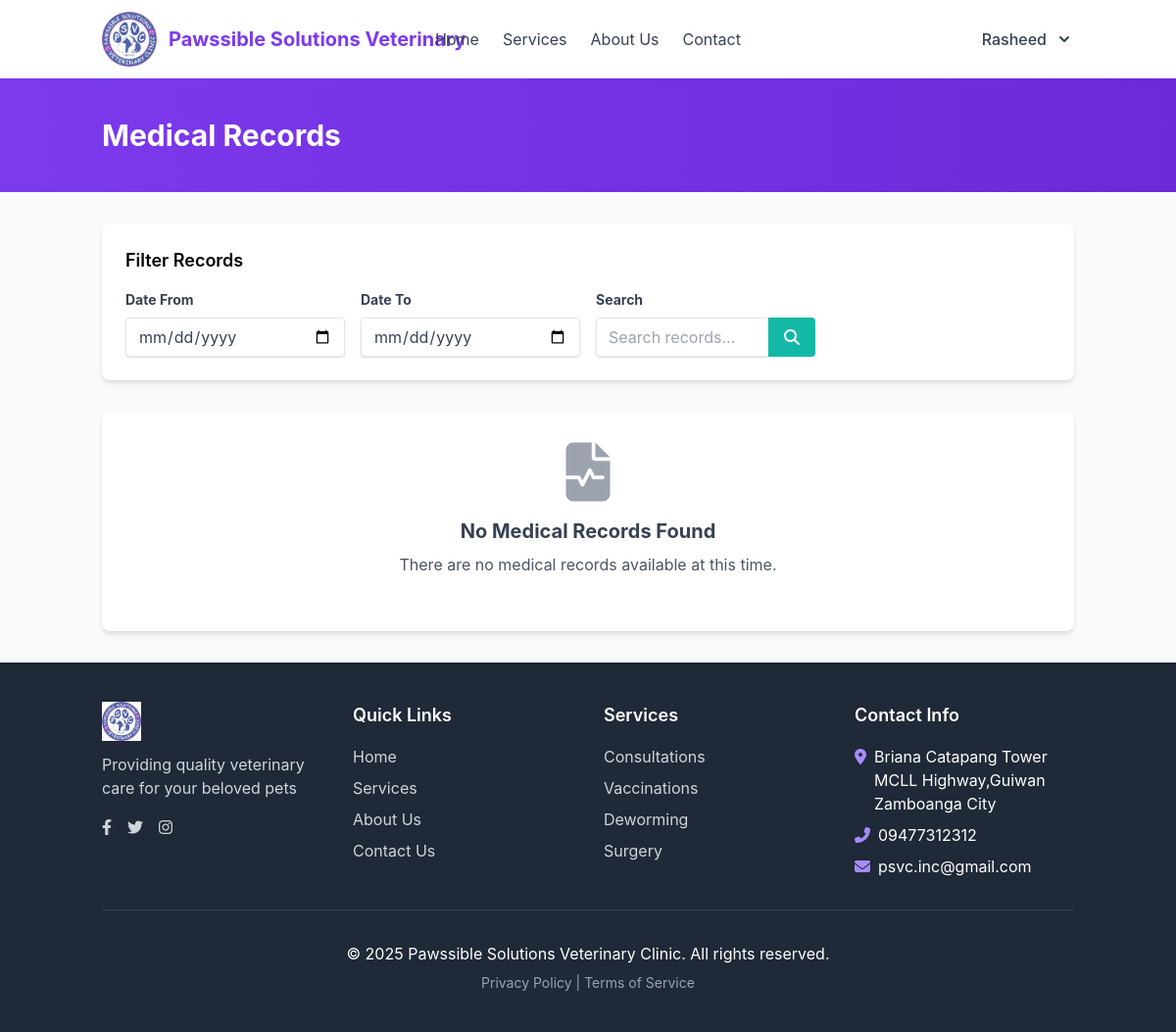
The app's page /medical_records.php (signed in), older data.
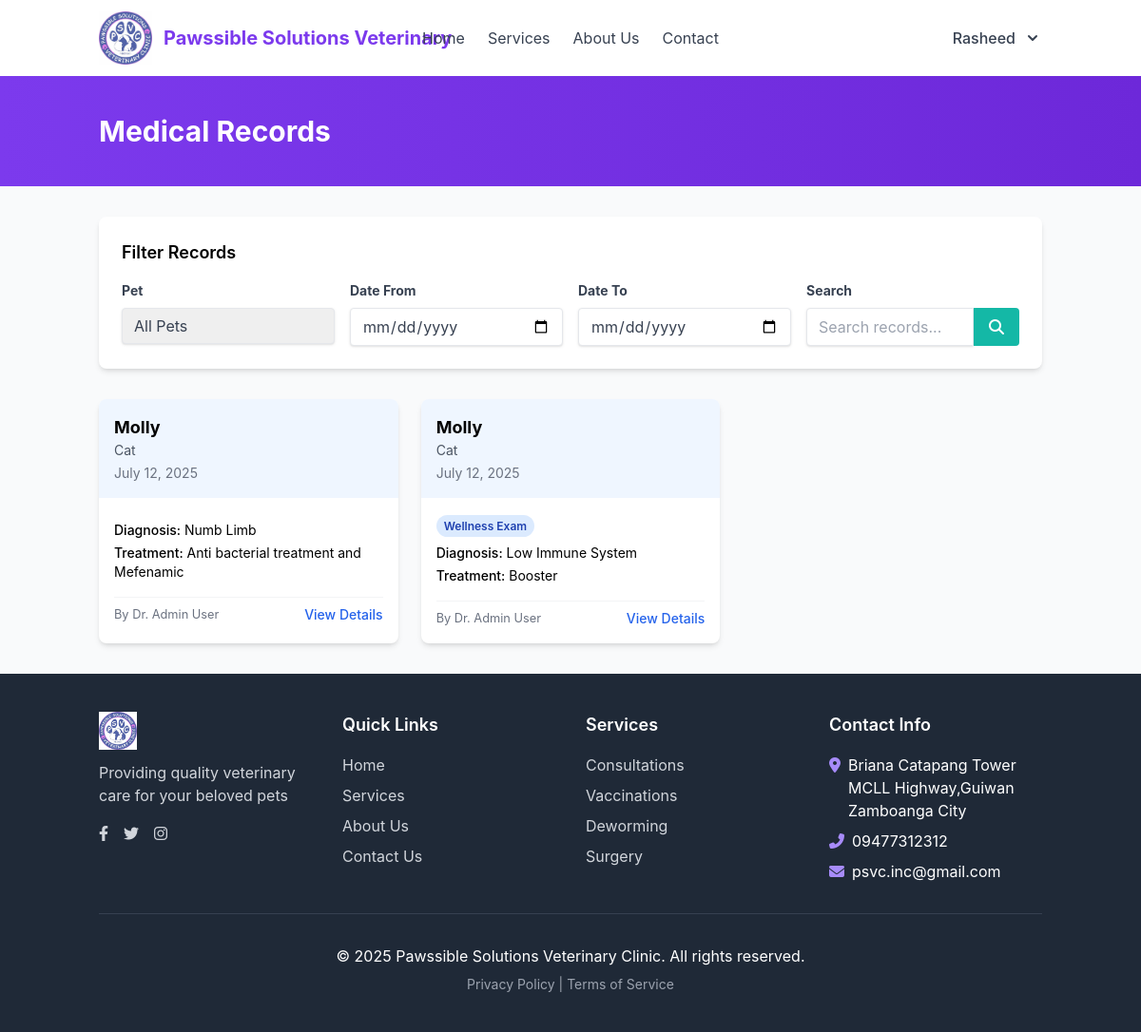
The same page, newer data.
### tables this page shows
CREATE TABLE `medical_records` (
  `id` int(11) NOT NULL,
  `pet_id` int(11) NOT NULL,
  `appointment_id` int(11) DEFAULT NULL,
  `record_date` date NOT NULL,
  `record_type` varchar(50) DEFAULT NULL,
  `diagnosis` text DEFAULT NULL,
  `treatment` text DEFAULT NULL,
  `medications` text DEFAULT NULL,
  `notes` text DEFAULT NULL,
  `created_by` int(11) NOT NULL,
  `created_at` timestamp NOT NULL DEFAULT current_timestamp(),
  `updated_at` timestamp NOT NULL DEFAULT current_timestamp() ON UPDATE current_timestamp()
);

CREATE TABLE `pets` (
  `id` int(11) NOT NULL,
  `owner_id` int(11) NOT NULL,
  `name` varchar(50) NOT NULL,
  `species` varchar(50) NOT NULL,
  `breed` varchar(50) DEFAULT NULL,
  `gender` enum('male','female','unknown') NOT NULL,
  `date_of_birth` date DEFAULT NULL,
  `weight` decimal(5,2) DEFAULT NULL,
  `microchip_id` varchar(50) DEFAULT NULL,
  `created_at` timestamp NOT NULL DEFAULT current_timestamp(),
  `updated_at` timestamp NOT NULL DEFAULT current_timestamp() ON UPDATE current_timestamp()
);

CREATE TABLE `appointments` (
  `id` int(11) NOT NULL,
  `appointment_number` varchar(20) NOT NULL DEFAULT '',
  `pet_id` int(11) NOT NULL,
  `vet_id` int(11) NOT NULL,
  `appointment_date` date NOT NULL,
  `appointment_time` time NOT NULL,
  `reason` varchar(100) NOT NULL,
  `notes` text DEFAULT NULL,
  `status` enum('scheduled','completed','cancelled','no-show') NOT NULL DEFAULT 'scheduled',
  `created_at` timestamp NOT NULL DEFAULT current_timestamp(),
  `updated_at` timestamp NOT NULL DEFAULT current_timestamp() ON UPDATE current_timestamp()
);

### medical_records.php (the view, shortened to what this page needs)
<?php
$user_id = $_SESSION['user_id'];
$user_role = isset($_SESSION['user_role']) ? $_SESSION['user_role'] : 'client';
$database = new Database();
$db = $database->getConnection();
$pet_filter = isset($_GET['pet_id']) ? $_GET['pet_id'] : '';
$date_from = isset($_GET['date_from']) ? $_GET['date_from'] : '';
$date_to = isset($_GET['date_to']) ? $_GET['date_to'] : '';
$search = isset($_GET['search']) ? $_GET['search'] : '';
$pets = [];
if ($user_role == 'client') {
    $pets_query = "SELECT id, name FROM pets WHERE owner_id = :owner_id ORDER BY name";
    $pets_stmt = $db->prepare($pets_query);
    $pets_stmt->bindParam(':owner_id', $user_id);
    $pets_stmt->execute();
    $pets = $pets_stmt->fetchAll(PDO::FETCH_ASSOC);
}
if ($user_role == 'client') {
    $query = "SELECT mr.*, p.name as pet_name, p.species,
             CONCAT(u.first_name, ' ', u.last_name) as vet_name,
             a.reason as appointment_reason
             FROM medical_records mr
             JOIN pets p ON mr.pet_id = p.id
             LEFT JOIN appointments a ON mr.appointment_id = a.id
             LEFT JOIN users u ON mr.created_by = u.id
             WHERE p.owner_id = :user_id";
}
$query .= " ORDER BY mr.record_date DESC, mr.created_at DESC";
$stmt = $db->prepare($query);
if ($user_role == 'client') {
    $stmt->bindParam(':user_id', $user_id);
}
$stmt->execute();
if ($user_role == 'admin') {
    include_once 'includes/admin_header.php';
} else {
    include_once 'includes/header.php';
}
?>
<div class="bg-gradient-to-r from-violet-600 to-violet-700 py-10">
    <div class="container mx-auto px-4">
        <h1 class="text-3xl font-bold text-white">Medical Records</h1>
    </div>
</div>
<div class="container mx-auto px-4 py-8">
    <div class="bg-white rounded-lg shadow-md p-6 mb-8">
        <h3 class="text-lg font-semibold mb-4">Filter Records</h3>
        <form action="" method="get" class="grid grid-cols-1 md:grid-cols-2 lg:grid-cols-4 gap-4">
            <?php if ($user_role == 'client' && count($pets) > 0): ?>
            <div>
                <label for="pet_id" class="block text-gray-700 text-sm font-bold mb-2">Pet</label>
                <select id="pet_id" name="pet_id" class="shadow appearance-none border rounded w-full py-2 px-3 text-gray-700 leading-tight focus:outline-none focus:shadow-outline">
                    <option value="">All Pets</option>
                </select>
            </div>
            <?php endif; ?>
            <div>
                <label for="date_from" class="block text-gray-700 text-sm font-bold mb-2">Date From</label>
                <input type="date" id="date_from" name="date_from" value="<?php echo $date_from; ?>" class="shadow appearance-none border rounded w-full py-2 px-3 text-gray-700 leading-tight focus:outline-none focus:shadow-outline">
            </div>
            <div>
                <label for="date_to" class="block text-gray-700 text-sm font-bold mb-2">Date To</label>
                <input type="date" id="date_to" name="date_to" value="<?php echo $date_to; ?>" class="shadow appearance-none border rounded w-full py-2 px-3 text-gray-700 leading-tight focus:outline-none focus:shadow-outline">
            </div>
            <div>
                <label for="search" class="block text-gray-700 text-sm font-bold mb-2">Search</label>
                <div class="flex">
                    <input type="text" id="search" name="search" value="<?php echo htmlspecialchars($search); ?>" placeholder="Search records..." class="shadow appearance-none border rounded-l w-full py-2 px-3 text-gray-700 leading-tight focus:outline-none focus:shadow-outline">
                    <button type="submit" class="bg-teal-500 hover:bg-teal-600 text-white font-bold py-2 px-4 rounded-r">
                        <i class="fas fa-search"></i>
                    </button>
                </div>
            </div>
        </form>
    </div>
    <?php if ($stmt->rowCount() > 0): ?>
        <div class="grid grid-cols-1 md:grid-cols-2 lg:grid-cols-3 gap-6">
            <?php while ($record = $stmt->fetch(PDO::FETCH_ASSOC)): ?>
                <div class="bg-white rounded-lg shadow-md overflow-hidden hover:shadow-lg transition-shadow">
                    <div class="bg-blue-50 p-4">
                        <div class="flex justify-between items-start">
                            <div>
                                <h3 class="font-bold text-lg"><?php echo htmlspecialchars($record['pet_name']); ?></h3>
                                <p class="text-gray-600 text-sm"><?php echo htmlspecialchars($record['species']); ?></p>
                                <p class="text-gray-500 text-sm mt-1"><?php echo date('F d, Y', strtotime($record['record_date'])); ?></p>
                            </div>
                        </div>
                    </div>
                    <div class="p-4">
                        <?php if (!empty($record['appointment_reason'])): ?>
                            <div class="mb-2">
                                <span class="px-2 py-1 bg-blue-100 text-blue-800 text-xs font-semibold rounded-full">
                                    <?php echo htmlspecialchars($record['appointment_reason']); ?>
                                </span>
                            </div>
                        <?php endif; ?>
                        <div class="mt-2">
                            <?php if (!empty($record['diagnosis'])): ?>
                                <p class="text-sm"><span class="font-medium">Diagnosis:</span>
                                    <?php echo strlen($record['diagnosis']) > 100 ?
                                        htmlspecialchars(substr($record['diagnosis'], 0, 100)) . '...' :
                                        htmlspecialchars($record['diagnosis']); ?>
                                </p>
                            <?php endif; ?>
                            <?php if (!empty($record['treatment'])): ?>
                                <p class="text-sm mt-1"><span class="font-medium">Treatment:</span>
                                    <?php echo strlen($record['treatment']) > 100 ?
                                        htmlspecialchars(substr($record['treatment'], 0, 100)) . '...' :
                                        htmlspecialchars($record['treatment']); ?>
                                </p>
                            <?php endif; ?>
                        </div>
                        <div class="flex justify-between items-center mt-4 pt-2 border-t border-gray-100">
                            <small class="text-gray-500">
                                By Dr. <?php echo !empty($record['vet_name']) ? htmlspecialchars($record['vet_name']) : 'Unknown'; ?>
                            </small>
                            <a href="view_medical_record.php?id=<?php echo $record['id']; ?>" class="text-blue-600 hover:text-blue-800 font-medium text-sm">
                                View Details
                            </a>
                        </div>
                    </div>
                </div>
            <?php endwhile; ?>
        </div>
    <?php else: ?>
        <div class="bg-white rounded-lg shadow-md p-8 text-center">
            <div class="text-gray-400 mb-4">
                <i class="fas fa-file-medical-alt text-6xl"></i>
            </div>
            <h3 class="text-xl font-bold text-gray-700 mb-2">No Medical Records Found</h3>
            <p class="text-gray-600 mb-6">
                <?php if (!empty($pet_filter) || !empty($date_from) || !empty($date_to) || !empty($search)): ?>
                    No medical records match your current filters. Try changing your filter criteria.
                <?php else: ?>
                    There are no medical records available at this time.
                <?php endif; ?>
            </p>
        </div>
    <?php endif; ?>
</div>
<?php
if ($user_role == 'admin') {
    include_once 'includes/admin_footer.php';
} else {
    include_once 'includes/footer.php';
}
?>

### includes/header.php (shortened to what this page needs)
<!DOCTYPE html>
<html lang="en">
<head>
    <script src="https://cdn.tailwindcss.com"></script>
    <link rel="stylesheet" href="https://cdnjs.cloudflare.com/ajax/libs/font-awesome/6.4.0/css/all.min.css">
    <link rel="stylesheet" href="assets/css/style.css">
</head>
<body class="bg-gray-50 min-h-screen flex flex-col">
    <header class="bg-white shadow-md">
        <nav class="container mx-auto px-4 py-3">
            <div class="flex flex-wrap items-center justify-between">
                <div class="flex items-center w-full md:w-auto justify-between md:justify-start">
                    <a href="index.php" class="flex items-center">
                        <img src="assets/images/logo.png" alt="PetCare Clinic Logo" class="h-10 md:h-14 w-auto mr-2 md:mr-3">
                        <span class="text-lg md:text-xl font-bold text-violet-600">Pawssible Solutions Veterinary<br class="hidden xs:inline"></span>
                    </a>
                </div>
                <div class="hidden md:flex items-center space-x-6 absolute left-1/2 transform -translate-x-1/2">
                    <a href="index.php" class="text-gray-700 hover:text-violet-600 transition">Home</a>
                    <a href="services.php" class="text-gray-700 hover:text-violet-600 transition">Services</a>
                    <a href="about.php" class="text-gray-700 hover:text-violet-600 transition">About Us</a>
                    <a href="contact.php" class="text-gray-700 hover:text-violet-600 transition">Contact</a>
                </div>
                <div class="hidden md:flex items-center">
                    <?php if (isset($_SESSION['user_id'])): ?>
                        <div class="relative">
                            <button type="button" class="flex items-center space-x-2 text-gray-700 hover:text-violet-600 focus:outline-none" id="user-menu-button">
                                <span class="font-medium"><?php echo $_SESSION['first_name']; ?></span>
                                <svg class="h-5 w-5" xmlns="http://www.w3.org/2000/svg" viewBox="0 0 20 20" fill="currentColor">
                                    <path fill-rule="evenodd" d="M5.293 7.293a1 1 0 011.414 0L10 10.586l3.293-3.293a1 1 0 011.414 1.414l-4 4a1 1 0 01-1.414 0l-4-4a1 1 0 010-1.414z" clip-rule="evenodd" />
                                </svg>
                            </button>
                        </div>
                    <?php else: ?>
                        <a href="login.php" class="text-gray-700 hover:text-violet-600 transition mr-4">Sign In</a>
                        <a href="register.php" class="bg-violet-600 hover:bg-violet-700 text-white font-bold py-2 px-4 rounded transition">Sign Up</a>
                    <?php endif; ?>
                </div>
            </div>
        </nav>
    </header>
</body>
</html>

### includes/footer.php (shortened to what this page needs)
    <footer class="bg-gray-800 text-white py-10 mt-auto">
        <div class="container mx-auto px-4">
            <div class="grid md:grid-cols-4 gap-8">
                <div>
                    <img src="assets/images/logo.png" alt="PetCare Clinic" class="h-10 mb-3">
                    <p class="text-gray-300 mb-4">Providing quality veterinary care for your beloved pets</p>
                    <div class="flex space-x-4">
                        <a href="#" class="text-gray-300 hover:text-white transition">
                            <i class="fab fa-facebook-f"></i>
                        </a>
                        <a href="#" class="text-gray-300 hover:text-white transition">
                            <i class="fab fa-twitter"></i>
                        </a>
                        <a href="#" class="text-gray-300 hover:text-white transition">
                            <i class="fab fa-instagram"></i>
                        </a>
                    </div>
                </div>
                <div>
                    <h4 class="text-lg font-semibold mb-4">Quick Links</h4>
                    <ul class="space-y-2">
                        <li><a href="index.php" class="text-gray-300 hover:text-white transition">Home</a></li>
                        <li><a href="services.php" class="text-gray-300 hover:text-white transition">Services</a></li>
                        <li><a href="about.php" class="text-gray-300 hover:text-white transition">About Us</a></li>
                        <li><a href="contact.php" class="text-gray-300 hover:text-white transition">Contact Us</a></li>
                    </ul>
                </div>
                <div>
                    <h4 class="text-lg font-semibold mb-4">Services</h4>
                    <ul class="space-y-2">
                        <li><a href="services.php#wellness" class="text-gray-300 hover:text-white transition">Consultations</a></li>
                        <li><a href="services.php#vaccinations" class="text-gray-300 hover:text-white transition">Vaccinations</a></li>
                        <li><a href="services.php#dental" class="text-gray-300 hover:text-white transition">Deworming</a></li>
                        <li><a href="services.php#surgery" class="text-gray-300 hover:text-white transition">Surgery</a></li>
                    </ul>
                </div>
                <div>
                    <h4 class="text-lg font-semibold mb-4">Contact Info</h4>
                    <ul class="space-y-2">
                        <li class="flex items-start">
                            <i class="fas fa-map-marker-alt mt-1 mr-2 text-violet-400"></i>
                            <span>Briana Catapang Tower<br>MCLL Highway,Guiwan Zamboanga City</span>
                        </li>
                        <li class="flex items-center">
                            <i class="fas fa-phone-alt mr-2 text-violet-400"></i>
                            <span>09477312312</span>
                        </li>
                        <li class="flex items-center">
                            <i class="fas fa-envelope mr-2 text-violet-400"></i>
                            <span>psvc.inc@gmail.com</span>
                        </li>
                    </ul>
                </div>
            </div>
            <div class="border-t border-gray-700 mt-8 pt-8 text-center">
                <p>&copy; <?php echo date('Y'); ?> Pawssible Solutions Veterinary Clinic. All rights reserved.</p>
                <p class="text-sm text-gray-400 mt-2">
                    <a href="privacy.php" class="hover:text-white">Privacy Policy</a> |
                    <a href="terms.php" class="hover:text-white">Terms of Service</a>
                </p>
            </div>
        </div>
    </footer>
</body>
</html>

### assets/css/style.css (style rules this page uses)
body { font-family: 'Inter', 'Segoe UI', Roboto, Arial, sans-serif; }

Row changes from the older to the newer data that the page shows:
added medical_records: pet.name "Molly", pet.species "Cat", record_date "July 12, 2025", diagnosis "Numb Limb", treatment "Anti bacterial treatment and Mefenamic", vet_name "Admin User"
added medical_records: pet.name "Molly", pet.species "Cat", record_date "July 12, 2025", appointment.reason "Wellness Exam", diagnosis "Low Immune System", treatment "Booster", vet_name "Admin User"
Text that changed along with them:
form field pet_id: (not shown) → "All Pets"
text no longer shown: "No Medical Records Found There are no medical records available at this time."
text now shown: "Pet"
